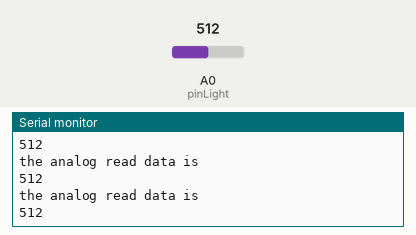
Recording of a sketch running on a simulated Arduino Uno, built with avr-gcc and run on an emulated ATmega328P. On the bench: the last lines printed to the serial monitor. Inputs (shaded band) come from the test bench; at power-on: A0 (pinLight) = 512.

Above: at 1.2 s.
1.3 s: A0 (pinLight) set to 716
At 1.4 s:
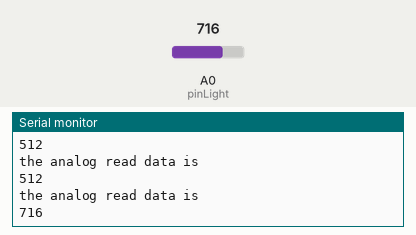
2.8 s: A0 (pinLight) set to 900
At 2.81 s:
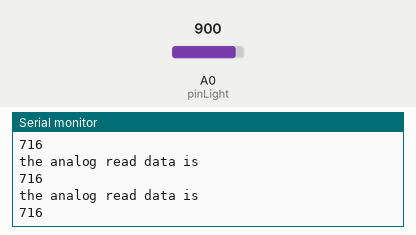
Timing chart, 0 to 5.8 s (numbered marks = the images above; inputs shaded):
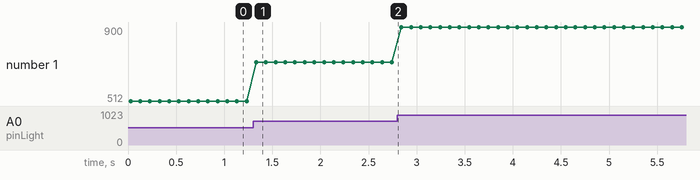

Measured:
- after the input at 1.3 s, the serial monitor: prints a new line at once (image 1)
- plotted number 1: 512 → 716 after the input at 1.3 s, 716 → 900 after the input at 2.8 s

The sketch:

Lab3_ex1.ino
```cpp
/*
  Lab3 Example 1
  Show the analog value from light sensor.

  The circuit:
  * light sensor attached to A0 (base shield A0 socket)

  Created 2/4/2016
*/
const int pinLight = A0;         // connect to analog pin 0

void setup()
{
  // initialize serial communication at 9600 bits per second:
  Serial.begin(9600);
}

void loop()
{
  // read the input value from light sensor
  int lightValue = analogRead(pinLight);
  // show the analog value of light sensor on the serial monitor
  Serial.println("the analog read data is ");
  Serial.println(lightValue);

  delay(100);
}
```
